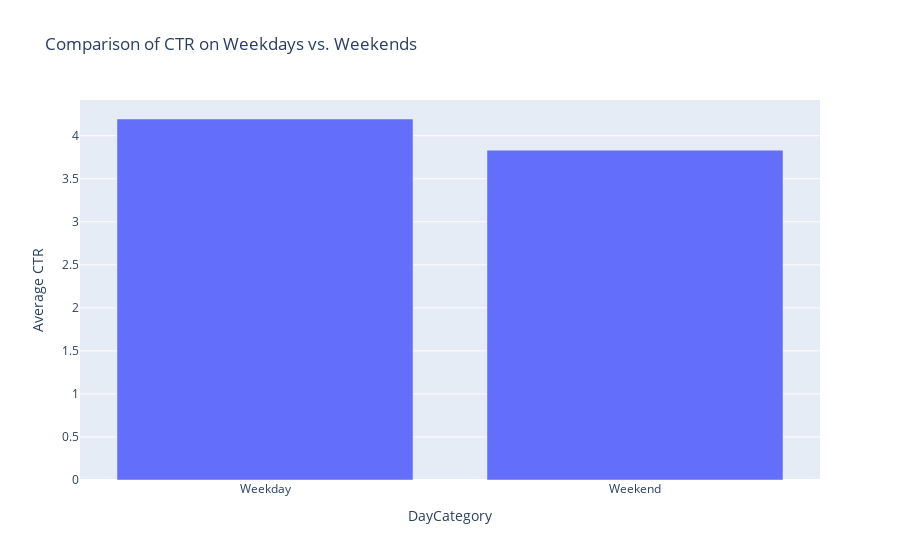

Notebook cell for this chart:
### Markdown cell above
Now, let’s compare the CTR on weekdays and weekends:

### Code cell
# Create new colum to categorize the weekdays and weeekedns
data['DayCategory']= data['DayOfWeek'].apply(lambda x : 'Weekend' if x>=5 else 'Weekday')

# Find Average CTR by day category
ctr_by_day_category = data.groupby('DayCategory')['CTR'].mean().reset_index()

fig_ctr_by_day_category = px.bar(ctr_by_day_category, x='DayCategory', y='CTR', title='Comparison of CTR on Weekdays vs. Weekends', labels={'CTR':'Average CTR'})

fig_ctr_by_day_category.update_layout(yaxis_title='Average CTR')

fig_ctr_by_day_category.show()

### Figure 1 — Plotly figure (JSON) as saved in the notebook; plotly's stock layout.template omitted (floating-point values rounded to 4 significant figures)
{"data": [{"alignmentgroup": "True", "hovertemplate": "DayCategory=%{x}<br>Average CTR=%{y}<extra></extra>", "legendgroup": "", "marker": {"color": "#636efa", "pattern": {"shape": ""}}, "name": "", "offsetgroup": "", "orientation": "v", "showlegend": false, "textposition": "auto", "type": "bar", "x": ["Weekday", "Weekend"], "xaxis": "x", "y": [4.194, 3.832], "yaxis": "y"}], "layout": {"barmode": "relative", "legend": {"tracegroupgap": 0}, "title": {"text": "Comparison of CTR on Weekdays vs. Weekends"}, "xaxis": {"anchor": "y", "domain": [0, 1], "title": {"text": "DayCategory"}}, "yaxis": {"anchor": "x", "domain": [0, 1], "title": {"text": "Average CTR"}}}}
